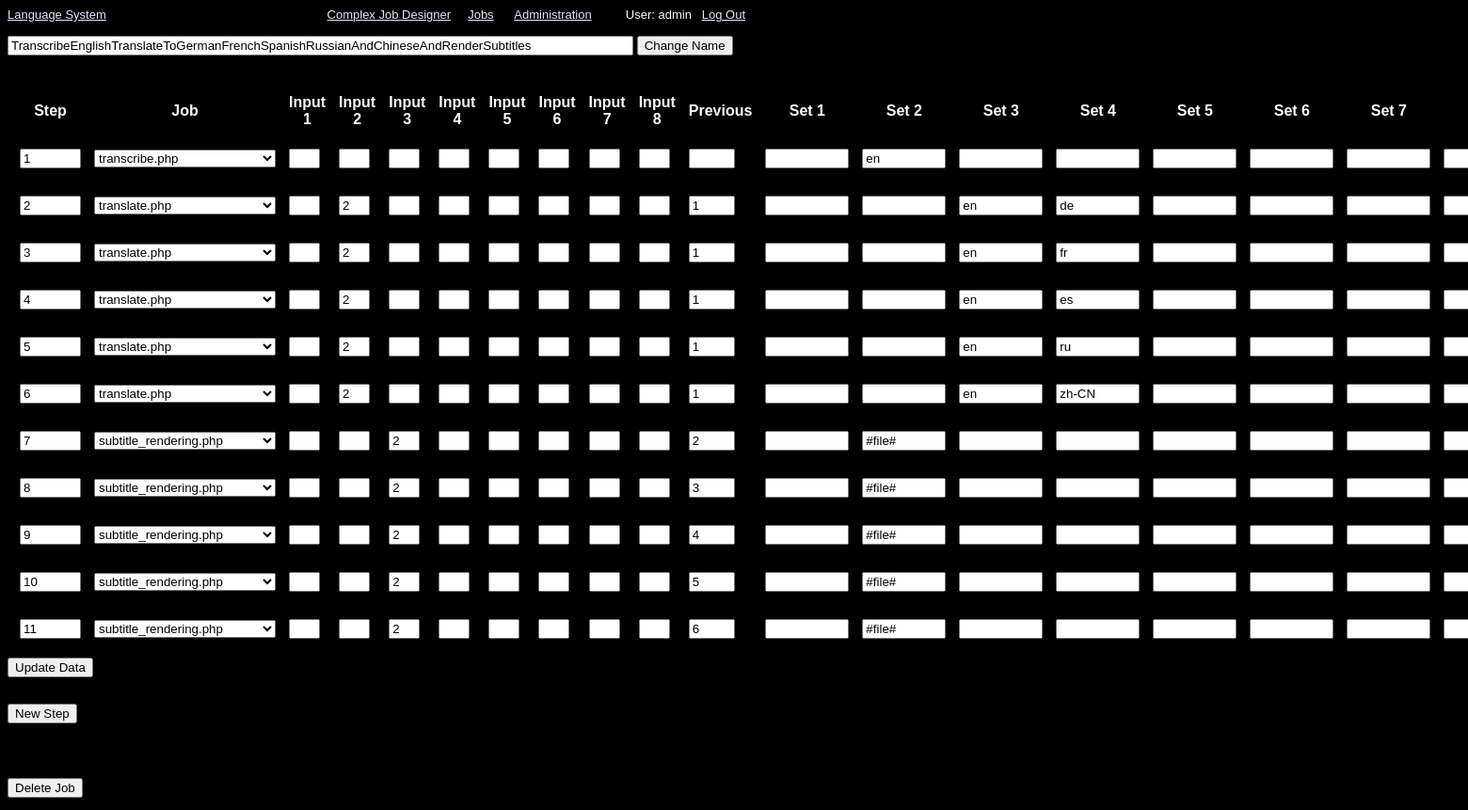
The page /designer.php?name=TranscribeEnglishTranslateToGermanFrenchSpanishRussianAndChineseAndRenderSubtitles (signed in) on the database its author committed.
### tables this page shows
CREATE TABLE `users` (
  `id` int(11) NOT NULL AUTO_INCREMENT,
  `name` varchar(256) DEFAULT NULL,
  `password` varchar(256) DEFAULT NULL,
  `type` varchar(1) DEFAULT 'u',
  PRIMARY KEY (`id`)
);

CREATE TABLE `complex` (
  `id` int(11) NOT NULL AUTO_INCREMENT,
  `name` varchar(256) DEFAULT NULL,
  `step` int(11) DEFAULT NULL,
  `job` varchar(256) DEFAULT NULL,
  `input1` varchar(1) DEFAULT NULL,
  `input2` varchar(1) DEFAULT NULL,
  `input3` varchar(1) DEFAULT NULL,
  `input4` varchar(1) DEFAULT NULL,
  `input5` varchar(1) DEFAULT NULL,
  `input6` varchar(1) DEFAULT NULL,
  `input7` varchar(1) DEFAULT NULL,
  `input8` varchar(1) DEFAULT NULL,
  `previous` varchar(8) DEFAULT NULL,
  `set1` varchar(256) DEFAULT NULL,
  `set2` varchar(256) DEFAULT NULL,
  `set3` varchar(256) DEFAULT NULL,
  `set4` varchar(256) DEFAULT NULL,
  `set5` varchar(256) DEFAULT NULL,
  `set6` varchar(256) DEFAULT NULL,
  `set7` varchar(256) DEFAULT NULL,
  `set8` varchar(256) DEFAULT NULL,
  PRIMARY KEY (`id`)
);

### src/session.php (called while the page is built, shortened)
<?php
   include('database.php');
   $user_check = $_SESSION['login_user'];
   $ses_sql = mysqli_query($database,"select name, type, id from users where name = '$user_check' ");
   $row = mysqli_fetch_array($ses_sql,MYSQLI_ASSOC);
   $login_session = $row['name'];
   $login_session_user_type = $row['type'];
?>

### src/designer.php (the view, shortened to what this page needs)
<html>
	<head>
		<link rel="stylesheet" type="text/css" href="main.css">
	</head>
	<body bgcolor="#000000" text="#fbfbfb" link="#dfe7ff" VLINK="#f7e1ff" ALINK="#ffe1e2">
		<font face="Century Gothic,Avant Garde,Apple Gothic,AppleGothic,URW Gothic L,Avant Garde,Futura,sans-serif" SIZE="-1">
			<?php
			include 'database.php';
			include('session.php');
			include('navigation.php');
			?>
			<br /><br />
			<form action="" method="POST">
				<input type="text" size="80" name="newname" value="<?php echo $_GET['name'];?>">
				<input type="submit" name="Sub" value="Change Name">
			</form>
			<br />
			<form action="" method="POST">
			<table cellspacing="12">
				<tr>
					<th>
						Step
					</th>
					<th>
						Job
					</th>
					<th>
						Input 1
					</th>
					<th>
						Input 2
					</th>
					<th>
						Input 3
					</th>
					<th>
						Input 4
					</th>
					<th>
						Input 5
					</th>
					<th>
						Input 6
					</th>
					<th>
						Input 7
					</th>
					<th>
						Input 8
					</th>
					<th>
						Previous
					</th>
					<th>
						Set 1
					</th>
					<th>
						Set 2
					</th>
					<th>
						Set 3
					</th>
					<th>
						Set 4
					</th>
					<th>
						Set 5
					</th>
					<th>
						Set 6
					</th>
					<th>
						Set 7
					</th>
					<th>
					</th>
				</tr>
			<?php
			$result = mysqli_query($database, "SELECT * FROM complex WHERE name='".$_GET['name']."' ORDER BY id");
			while ($row = mysqli_fetch_array($result, MYSQLI_NUM)) {
				echo '<tr><td>';
				echo '<input type="text" size="5" name="step'.$row[0].'" value="'.$row[2].'"></td>
				<td>
				<select name="job'.$row[0].'">
					<option value="'.$row[3].'">'.$row[3].'</option>';
				echo '</select>
				</td>
				<td><input type="text" size="1" name="input1_'.$row[0].'" value="'.$row[4].'"></td>
				<td><input type="text" size="1" name="input2_'.$row[0].'" value="'.$row[5].'"></td>
				<td><input type="text" size="1" name="input3_'.$row[0].'" value="'.$row[6].'"></td>
				<td><input type="text" size="1" name="input4_'.$row[0].'" value="'.$row[7].'"></td>
				<td><input type="text" size="1" name="input5_'.$row[0].'" value="'.$row[8].'"></td>
				<td><input type="text" size="1" name="input6_'.$row[0].'" value="'.$row[9].'"></td>
				<td><input type="text" size="1" name="input7_'.$row[0].'" value="'.$row[10].'"></td>
				<td><input type="text" size="1" name="input8_'.$row[0].'" value="'.$row[11].'"></td>
				<td><input type="text" size="3" name="previous'.$row[0].'" value="'.$row[12].'"></td>
				<td><input type="text" size="8" name="set1_'.$row[0].'" value="'.$row[13].'"></td>
				<td><input type="text" size="8" name="set2_'.$row[0].'" value="'.$row[14].'"></td>
				<td><input type="text" size="8" name="set3_'.$row[0].'" value="'.$row[15].'"></td>
				<td><input type="text" size="8" name="set4_'.$row[0].'" value="'.$row[16].'"></td>
				<td><input type="text" size="8" name="set5_'.$row[0].'" value="'.$row[17].'"></td>
				<td><input type="text" size="8" name="set6_'.$row[0].'" value="'.$row[18].'"></td>
				<td><input type="text" size="8" name="set7_'.$row[0].'" value="'.$row[19].'"></td>
				<td><input type="text" size="8" name="set8_'.$row[0].'" value="'.$row[20].'"></td>
				<td><button><a class="complex" href="?name='.$_GET['name'].'&remove=yes&row='.$row[0].'">Remove Step</a></button></td>';
				echo '</tr>';
			}
			?>
			</table>
				<input type="submit" name="Sub" value="Update Data">
			</form>
			<br />
			<form action="" method="POST">
				<input type="submit" name="Sub" value="New Step">
			</form>
			<br /><br /><br />
			<form action="" method="POST">
				<input type="submit" name="Sub" value="Delete Job">
			</form>
		</font>
	</body>
</html>

### src/navigation.php (shortened to what this page needs)
<a href="index.php">Language System</a><a href="designer_menu.php">Complex Job Designer</a><a href="job_list.php">Jobs</a>
<?php
if ($login_session_user_type == 'a') {
  echo '&nbsp;&nbsp;&nbsp;&nbsp;&nbsp;<a href="admin.php">Administration</a>';
}
?>
&nbsp;&nbsp;&nbsp;&nbsp;&nbsp;&nbsp;&nbsp;&nbsp;&nbsp;
User: <?php echo $login_session; ?>&nbsp;&nbsp;
<a href="logout.php">Log Out</a>

### rows shown on the page
users: name "admin"
complex: step "1", job+id "transcribe.php", set2 "en"
complex: step "2", job+id "translate.php", input2 "2", previous "1", set3 "en", set4 "de"
complex: step "3", job+id "translate.php", input2 "2", previous "1", set3 "en", set4 "fr"
complex: step "4", job+id "translate.php", input2 "2", previous "1", set3 "en", set4 "es"
complex: step "5", job+id "translate.php", input2 "2", previous "1", set3 "en", set4 "ru"
complex: step "6", job+id "translate.php", input2 "2", previous "1", set3 "en", set4 "zh-CN"
complex: step "7", job+id "subtitle_rendering.php", input3 "2", previous "2", set2 "#file#"
complex: step "8", job+id "subtitle_rendering.php", input3 "2", previous "3", set2 "#file#"
complex: step "9", job+id "subtitle_rendering.php", input3 "2", previous "4", set2 "#file#"
complex: step "10", job+id "subtitle_rendering.php", input3 "2", previous "5", set2 "#file#"
complex: step "11", job+id "subtitle_rendering.php", input3 "2", previous "6", set2 "#file#"
